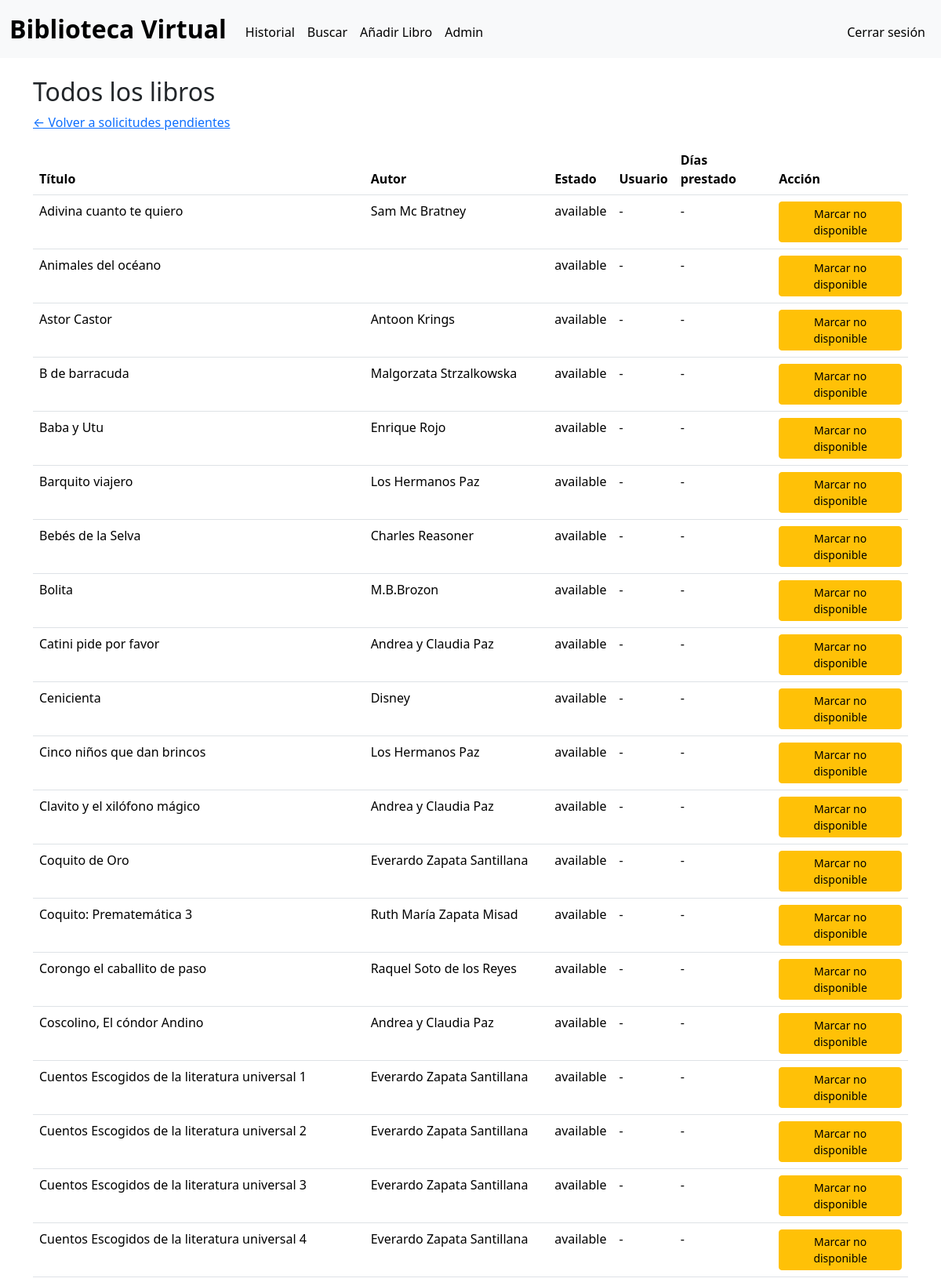
Screenshot of /admin/books (signed in, upper part) with the database file from the repository.
### tables this page shows
CREATE TABLE books (
    id INTEGER PRIMARY KEY AUTOINCREMENT,
    title TEXT NOT NULL,
    author TEXT,
    publisher TEXT,
    year INTEGER,
    isbn TEXT,
    language TEXT,
    category TEXT,
    status TEXT NOT NULL DEFAULT 'available'  -- 'available' or 'borrowed'
);

### app.py (the view)
@app.route("/admin/books")
@login_required
@admin_required
def admin_books():
    rows = db.execute(
        """SELECT books.id, books.title, books.author, books.status,
                  users.username AS borrowed_by, loans.borrowed_at
           FROM books
           LEFT JOIN loans ON loans.book_id = books.id AND loans.returned_at IS NULL
           LEFT JOIN users ON loans.user_id = users.id
           ORDER BY books.title"""
    )
    for row in rows:
        if row["borrowed_at"]:
            borrowed_date = datetime.fromisoformat(row["borrowed_at"])
            row["days_borrowed"] = (datetime.now() - borrowed_date).days
        else:
            row["days_borrowed"] = None
    return render_template("admin_books.html", books=rows)

### app.py (called while the page is built)
@app.after_request
def after_request(response):
    response.headers["Cache-Control"] = "no-cache, no-store, must-revalidate"
    response.headers["Expires"] = 0
    response.headers["Pragma"] = "no-cache"
    return response

def login_required(f):
    @wraps(f)
    def decorated_function(*args, **kwargs):
        if session.get("user_id") is None:
            return redirect("/login")
        return f(*args, **kwargs)
    return decorated_function

def admin_required(f):
    @wraps(f)
    def decorated_function(*args, **kwargs):
        user = db.execute("SELECT is_admin FROM users WHERE id = ?", session["user_id"])
        if not user or not user[0]["is_admin"]:
            return apology("admin access required", 403)
        return f(*args, **kwargs)
    return decorated_function

### templates/admin_books.html (shortened to what this page needs)
{% extends "layout.html" %}
{% block main %}
<div class="container mt-4">
    <h2>Todos los libros</h2>
    <p><a href="/admin">← Volver a solicitudes pendientes</a></p>
    <table class="table">
        <thead>
            <tr>
                <th>Título</th>
                <th>Autor</th>
                <th>Estado</th>
                <th>Usuario</th>
                <th>Días prestado</th>
                <th>Acción</th>
            </tr>
        </thead>
        <tbody>
            {% for book in books %}
                <tr>
                    <td>{{ book.title }}</td>
                    <td>{{ book.author }}</td>
                    <td>{{ book.status }}</td>
                    <td>{{ book.borrowed_by or "-" }}</td>
                    <td>
                        {% if book.days_borrowed is not none %}
                            {{ book.days_borrowed }}
                        {% else %}
                            -
                        {% endif %}
                    </td>
                    <td>
                        <form action="/admin/toggle_status/{{ book.id }}" method="post">
                            {% if book.status == "available" %}
                                <button type="submit" class="btn btn-sm btn-warning">Marcar no disponible</button>
                            {% else %}
                                <button type="submit" class="btn btn-sm btn-success">Marcar disponible</button>
                            {% endif %}
                        </form>
                    </td>
                </tr>
            {% endfor %}
        </tbody>
    </table>
</div>
{% endblock %}

### templates/layout.html (shortened to what this page needs)
<!DOCTYPE html>
<html lang="en">
<head>
    <link href="https://cdn.jsdelivr.net/npm/bootstrap@5.3.3/dist/css/bootstrap.min.css" rel="stylesheet">
    <link href="/static/styles.css" rel="stylesheet">
</head>
<body>
    <nav class="navbar navbar-expand-lg bg-light">
        <div class="container-fluid">
            <a class="navbar-brand" href="/">Biblioteca Virtual</a>
            <div class="navbar-collapse" id="navbar">
                {% if session["user_id"] %}
                    <ul class="navbar-nav me-auto mt-2">
                        <li class="nav-item"><a class="nav-link" href="/history">Historial</a></li>
                        <li class="nav-item"><a class="nav-link" href="/search">Buscar</a></li>
                        <li class="nav-item"><a class="nav-link" href="/add_book">Añadir Libro</a></li>
                        {% if session["is_admin"] %}
                            <li class="nav-item"><a class="nav-link" href="/admin">Admin</a></li>
                        {% endif %}
                    </ul>
                    <ul class="navbar-nav ms-auto mt-2">
                        <li class="nav-item"><a class="nav-link" href="/logout">Cerrar sesión</a></li>
                    </ul>
                {% endif %}
            </div>
        </div>
    </nav>
    <main>
        {% block main %}{% endblock %}
    </main>
</body>
</html>

### static/styles.css (style rules this page uses)
nav .navbar-brand { font-size: xx-large; }
body { padding: 0; margin: 0; overflow-x: hidden; position: relative; min-height: 100vh; }
main { position: relative; z-index: 1; }
nav.navbar .navbar-brand { font-weight: 600; }
nav.navbar .nav-link { font-weight: 500; color: black; transition: all 0.3s ease; }

### rows the page displays
books: title "Adivina cuanto te quiero", author "Sam Mc Bratney", status "available", borrowed_by "-", shows "Marcar no disponible"
books: title "Animales del océano", status "available", borrowed_by "-", shows "Marcar no disponible"
books: title "Astor Castor", author "Antoon Krings", status "available", borrowed_by "-", shows "Marcar no disponible"
books: title "B de barracuda", author "Malgorzata Strzalkowska", status "available", borrowed_by "-", shows "Marcar no disponible"
books: title "Baba y Utu", author "Enrique Rojo", status "available", borrowed_by "-", shows "Marcar no disponible"
books: title "Barquito viajero", author "Los Hermanos Paz", status "available", borrowed_by "-", shows "Marcar no disponible"
books: title "Bebés de la Selva", author "Charles Reasoner", status "available", borrowed_by "-", shows "Marcar no disponible"
books: title "Bolita", author "M.B.Brozon", status "available", borrowed_by "-", shows "Marcar no disponible"
books: title "Catini pide por favor", author "Andrea y Claudia Paz", status "available", borrowed_by "-", shows "Marcar no disponible"
books: title "Cenicienta", author "Disney", status "available", borrowed_by "-", shows "Marcar no disponible"
books: title "Cinco niños que dan brincos", author "Los Hermanos Paz", status "available", borrowed_by "-", shows "Marcar no disponible"
books: title "Clavito y el xilófono mágico", author "Andrea y Claudia Paz", status "available", borrowed_by "-", shows "Marcar no disponible"
books: title "Coquito de Oro", author "Everardo Zapata Santillana", status "available", borrowed_by "-", shows "Marcar no disponible"
books: title "Coquito: Prematemática 3", author "Ruth María Zapata Misad", status "available", borrowed_by "-", shows "Marcar no disponible"
books: title "Corongo el caballito de paso", author "Raquel Soto de los Reyes", status "available", borrowed_by "-", shows "Marcar no disponible"
books: title "Coscolino, El cóndor Andino", author "Andrea y Claudia Paz", status "available", borrowed_by "-", shows "Marcar no disponible"
books: title "Cuentos Escogidos de la literatura universal 1", author "Everardo Zapata Santillana", status "available", borrowed_by "-", shows "Marcar no disponible"
books: title "Cuentos Escogidos de la literatura universal 2", author "Everardo Zapata Santillana", status "available", borrowed_by "-", shows "Marcar no disponible"
books: title "Cuentos Escogidos de la literatura universal 3", author "Everardo Zapata Santillana", status "available", borrowed_by "-", shows "Marcar no disponible"
books: title "Cuentos Escogidos de la literatura universal 4", author "Everardo Zapata Santillana", status "available", borrowed_by "-", shows "Marcar no disponible"
